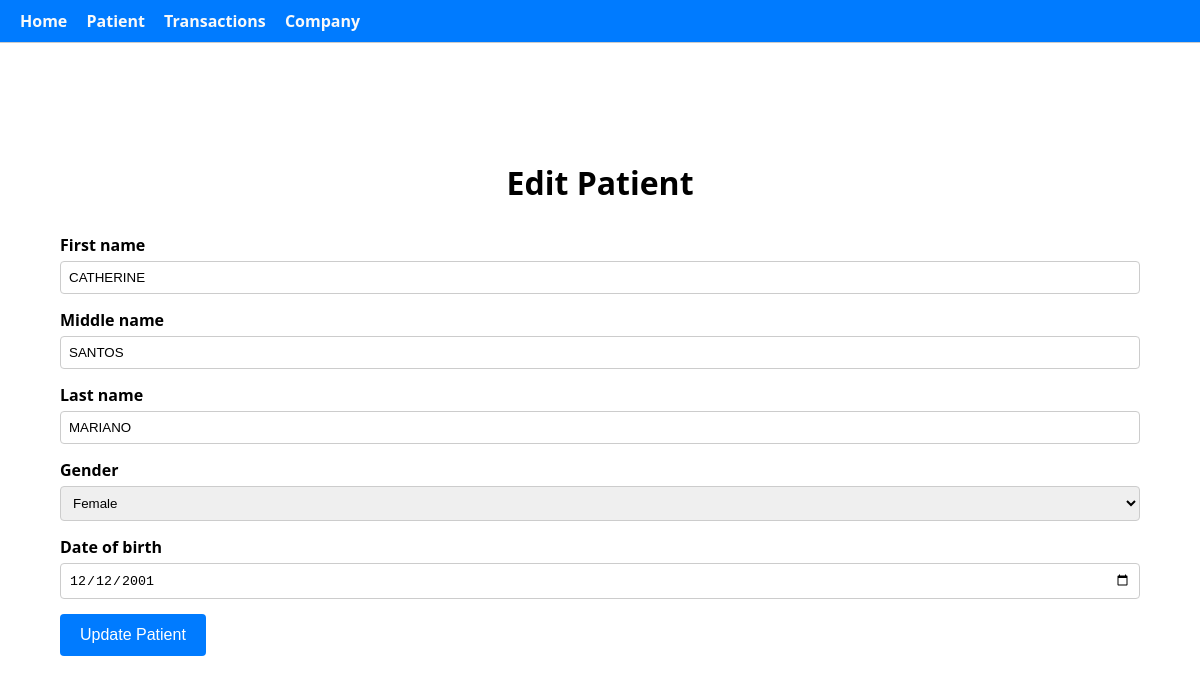
The app's page /patient/10/edit/ (signed in) with its own data.
### patients/models.py (models this page shows, shortened)
class Patient(models.Model):
    GENDER_CHOICES = [
        ('M', 'Male'),
        ('F', 'Female'),
        ('O', 'Other'),
    ]
    first_name = models.CharField(max_length=100)
    middle_name = models.CharField(max_length=100, default='NO_MIDDLE_NAME')
    last_name = models.CharField(max_length=100)
    gender = models.CharField(max_length=1, choices=GENDER_CHOICES)
    date_of_birth = models.DateField()
    created_at = models.DateTimeField(auto_now_add=True)
    updated_at = models.DateTimeField(auto_now=True)

### patients/views.py (the view, shortened to what this page needs)
# urls.py: path('patient/<int:pk>/edit/', views.PatientUpdateView.as_view(), name='patient_edit'),
@method_decorator(login_required, name='dispatch')
class PatientUpdateView(LoginRequiredMixin, UpdateView):
    model = Patient
    form_class = PatientForm
    template_name = 'patients/patient_form.html'
    success_url = reverse_lazy('patient_list')
    def dispatch(self, request, *args, **kwargs):
        self._original = model_to_dict(self.get_object())
        return super().dispatch(request, *args, **kwargs)

### patients/forms.py
class PatientForm(forms.ModelForm):
    class Meta:
        model = Patient
        fields = [
            'first_name',
            'middle_name',
            'last_name',
            'gender',
            'date_of_birth'
            ]
        widgets = {
            'date_of_birth': forms.DateInput(attrs={'type': 'date'}),
        }

### patients/templates/patients/patient_form.html (shortened to what this page needs)
<!DOCTYPE html>
<html>
<head>
</head>
<body>
<div class="navbar">
    <div class="nav-left">
        <a href="{% url 'home' %}">Home</a>
        <a href="{% url 'patient_list' %}">Patient</a>
        <a href="{% url 'transaction_list' %}">Transactions</a>
        <a href="{% url 'company_list' %}">Company</a>
    </div>
</div>
<div class="container">
    <h1>{% if form.instance.pk %}Edit{% else %}Register New{% endif %} Patient</h1>
    <form method="post">
        {% for field in form %}
        <div class="form-group">
            <label for="{{ field.id_for_label }}">{{ field.label }}</label>
            {{ field }}
        </div>
        {% endfor %}
        <button type="submit" class="btn">
            {% if form.instance.pk %}Update{% else %}Register{% endif %} Patient
        </button>
    </form>
</div>
</body>
</html>

### patients/templates/patients/patient_form.html (style rules this page uses)
*, *:before, *:after { box-sizing: border-box; }
body { font-family: "Segoe UI", Arial, sans-serif; background-color: #fff; margin: 0; padding: 20px; }
.container { max-width: 1200px; margin: 90px auto 30px auto; padding: 30px 40px; border-radius: 8px; }
.navbar { background-color: #007BFF; padding: 10px 20px; display: flex; justify-content: space-between; align-items: center; border-bottom: 1px solid #ccc; position: fixed; top: 0; left: 0; width: 100%; z-index: 1000; }
.nav-left a { color: #f9f9f9; text-decoration: none; font-weight: bold; margin-right: 15px; }
.form-group { margin-bottom: 15px; }
label { display: block; margin-bottom: 5px; font-weight: bold; }
input[type="text"], input[type="email"], input[type="date"], textarea, select { width: 100%; padding: 8px; border: 1px solid #ccc; border-radius: 4px; }
.btn { background-color: #007BFF; color: #fff; padding: 12px 20px; border: none; border-radius: 4px; text-decoration: none; font-size: 1rem; white-space: nowrap; cursor: pointer; }
h1 { text-align: center; margin-bottom: 30px; }

### records on screen
Patient: form "CATHERINE" "SANTOS" "MARIANO" "Female" "12/12/2001"

### other values on screen
{{ field.label }} "First name" "Middle name" "Last name" "Gender" "Date of birth"
